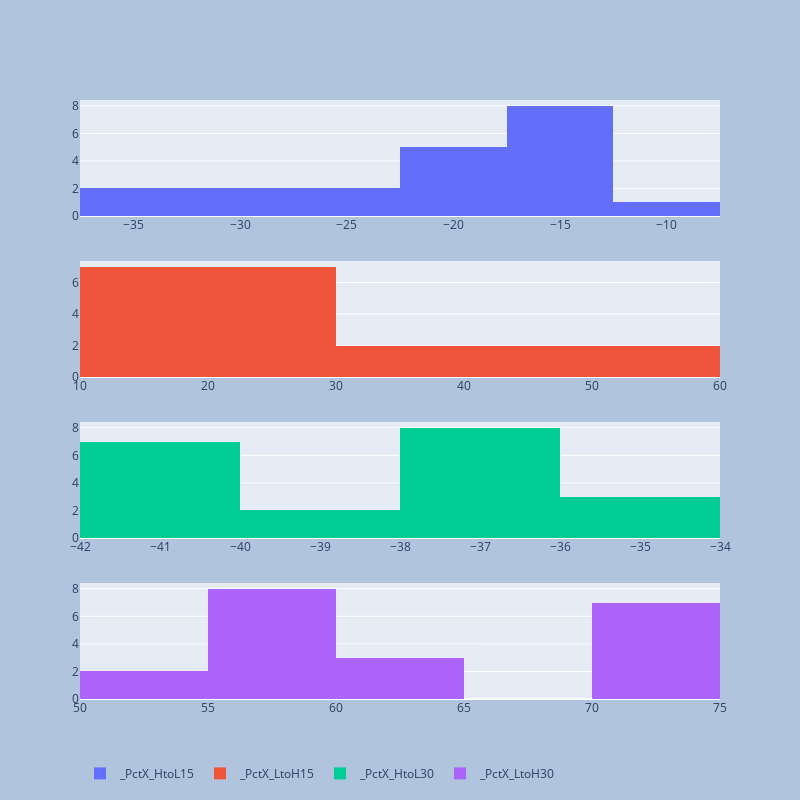

Write notebook code for a chart like this one.
### Code cell
colsToDist_2=[  x for  x  in list_cols if x.startswith('_PctX') ]
print(colsToDist_2)
fig=plot_mutiple_histrogram(df,colsToDist_2,len(colsToDist_2))
pio.write_image(fig, f"{report_path}\\{symbol}_HL_PccDist.png")
fig

### Figure 1 — Plotly figure (JSON) as saved in the notebook; plotly's stock layout.template omitted (floating-point values rounded to 4 significant figures)
{"data": [{"name": "_PctX_HtoL15", "type": "histogram", "x": [-33.58, -34.98, -30.42, -28.99, -27.46, -24.11, -18.36, -18.36, -10.8, -16.43, -19.52, -19.52, -19.52, -17.45, -17.45, -15.5, -15.5, -15.5, -15.5, -15.5], "xaxis": "x", "yaxis": "y"}, {"name": "_PctX_LtoH15", "type": "histogram", "x": [50.57, 53.81, 43.71, 40.82, 37.85, 31.77, 22.49, 22.49, 12.11, 19.66, 24.26, 24.26, 24.26, 21.14, 21.14, 18.34, 18.34, 18.34, 18.34, 18.34], "xaxis": "x2", "yaxis": "y2"}, {"name": "_PctX_HtoL30", "type": "histogram", "x": [-37.06, -38.38, -37.89, -36.41, -36.41, -36.41, -36.41, -36.41, -34.98, -39.09, -41.34, -41.34, -41.34, -41.34, -41.34, -41.34, -41.34, -37.22, -35.93, -34.55], "xaxis": "x3", "yaxis": "y3"}, {"name": "_PctX_LtoH30", "type": "histogram", "x": [58.87, 62.29, 61, 57.27, 57.27, 57.27, 57.27, 57.27, 53.81, 64.17, 70.48, 70.48, 70.48, 70.48, 70.48, 70.48, 70.48, 59.29, 56.09, 52.79], "xaxis": "x4", "yaxis": "y4"}], "layout": {"autosize": true, "height": 800, "legend": {"orientation": "h"}, "paper_bgcolor": "LightSteelBlue", "width": 800, "xaxis": {"anchor": "y", "autorange": true, "domain": [0, 1], "range": [-37.5, -7.5], "type": "linear"}, "xaxis2": {"anchor": "y2", "autorange": true, "domain": [0, 1], "range": [10, 60], "type": "linear"}, "xaxis3": {"anchor": "y3", "autorange": true, "domain": [0, 1], "range": [-42, -34], "type": "linear"}, "xaxis4": {"anchor": "y4", "autorange": true, "domain": [0, 1], "range": [50, 75], "type": "linear"}, "yaxis": {"anchor": "x", "autorange": true, "domain": [0.8063, 1], "range": [0, 8.421]}, "yaxis2": {"anchor": "x2", "autorange": true, "domain": [0.5375, 0.7312], "range": [0, 7.368]}, "yaxis3": {"anchor": "x3", "autorange": true, "domain": [0.2687, 0.4625], "range": [0, 8.421]}, "yaxis4": {"anchor": "x4", "autorange": true, "domain": [0, 0.1938], "range": [0, 8.421]}}}
